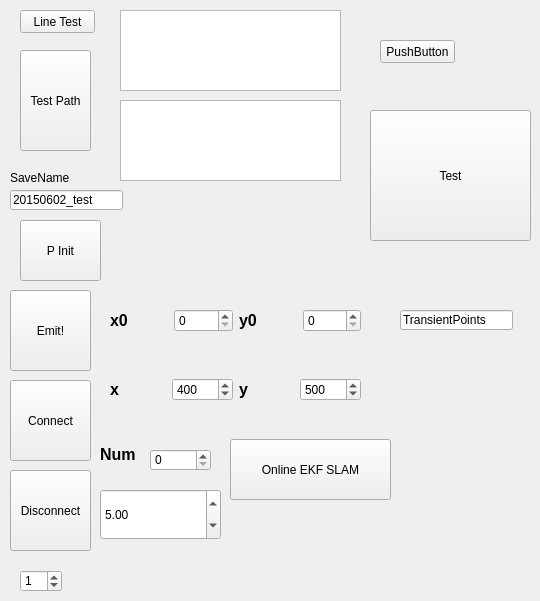
             <widget class="QWidget" name="tab_7">
              <attribute name="title">
               <string>OnlineSLAM</string>
              </attribute>
              <widget class="QPushButton" name="pushButton_24">
               <property name="geometry">
                <rect>
                 <x>20</x>
                 <y>50</y>
                 <width>71</width>
                 <height>101</height>
                </rect>
               </property>
               <property name="text">
                <string>Test Path</string>
               </property>
              </widget>
              <widget class="QLabel" name="label">
               <property name="geometry">
                <rect>
                 <x>100</x>
                 <y>439</y>
                 <width>51</width>
                 <height>31</height>
                </rect>
               </property>
               <property name="text">
                <string>&lt;html&gt;&lt;head/&gt;&lt;body&gt;&lt;p&gt;&lt;span style=&quot; font-size:12pt; font-weight:600;&quot;&gt;Num&lt;/span&gt;&lt;/p&gt;&lt;/body&gt;&lt;/html&gt;</string>
               </property>
              </widget>
              <widget class="QSpinBox" name="spinBox_slam_sceneNum">
               <property name="geometry">
                <rect>
                 <x>150</x>
                 <y>449</y>
                 <width>61</width>
                 <height>22</height>
                </rect>
               </property>
              </widget>
              <widget class="QWidget" name="horizontalLayoutWidget">
               <property name="geometry">
                <rect>
                 <x>110</x>
                 <y>290</y>
                 <width>251</width>
                 <height>61</height>
                </rect>
               </property>
               <layout class="QHBoxLayout" name="horizontalLayout_6">
                <item>
                 <widget class="QLabel" name="label_24">
                  <property name="text">
                   <string>&lt;html&gt;&lt;head/&gt;&lt;body&gt;&lt;p&gt;&lt;span style=&quot; font-size:12pt; font-weight:600;&quot;&gt;x0&lt;/span&gt;&lt;/p&gt;&lt;/body&gt;&lt;/html&gt;</string>
                  </property>
                 </widget>
                </item>
                <item>
                 <widget class="QSpinBox" name="spinBox_slam_x0_2"/>
                </item>
                <item>
                 <widget class="QLabel" name="label_28">
                  <property name="text">
                   <string>&lt;html&gt;&lt;head/&gt;&lt;body&gt;&lt;p&gt;&lt;span style=&quot; font-size:12pt; font-weight:600;&quot;&gt;y0&lt;/span&gt;&lt;/p&gt;&lt;/body&gt;&lt;/html&gt;</string>
                  </property>
                 </widget>
                </item>
                <item>
                 <widget class="QSpinBox" name="spinBox_slam_y0_2"/>
                </item>
               </layout>
              </widget>
              <widget class="QPushButton" name="pushButton_slam_EKFslam">
               <property name="geometry">
                <rect>
                 <x>230</x>
                 <y>439</y>
                 <width>161</width>
                 <height>61</height>
                </rect>
               </property>
               <property name="text">
                <string>Online EKF SLAM</string>
               </property>
              </widget>
              <widget class="QLabel" name="label_2">
               <property name="geometry">
                <rect>
                 <x>10</x>
                 <y>170</y>
                 <width>81</width>
                 <height>16</height>
                </rect>
               </property>
               <property name="text">
                <string>SaveName</string>
               </property>
              </widget>
              <widget class="QPushButton" name="pushButton_26">
               <property name="geometry">
                <rect>
                 <x>20</x>
                 <y>10</y>
                 <width>75</width>
                 <height>23</height>
                </rect>
               </property>
               <property name="text">
                <string>Line Test</string>
               </property>
              </widget>
              <widget class="QPushButton" name="pushButton_slam_p_init">
               <property name="geometry">
                <rect>
                 <x>20</x>
                 <y>220</y>
                 <width>81</width>
                 <height>61</height>
                </rect>
               </property>
               <property name="text">
                <string>P Init</string>
               </property>
              </widget>
              <widget class="QPushButton" name="pushButton_25">
               <property name="geometry">
                <rect>
                 <x>380</x>
                 <y>40</y>
                 <width>75</width>
                 <height>23</height>
                </rect>
               </property>
               <property name="text">
                <string>PushButton</string>
               </property>
              </widget>
              <widget class="QDoubleSpinBox" name="doubleSpinBox">
               <property name="geometry">
                <rect>
                 <x>100</x>
                 <y>489</y>
                 <width>121</width>
                 <height>51</height>
                </rect>
               </property>
               <property name="value">
                <double>5.000000000000000</double>
               </property>
              </widget>
              <widget class="QSpinBox" name="spinBox_slam_scene">
               <property name="geometry">
                <rect>
                 <x>20</x>
                 <y>570</y>
                 <width>42</width>
                 <height>22</height>
                </rect>
               </property>
               <property name="value">
                <number>1</number>
               </property>
              </widget>
              <widget class="QTextBrowser" name="textBrowser_slam">
               <property name="geometry">
                <rect>
                 <x>120</x>
                 <y>10</y>
                 <width>221</width>
                 <height>81</height>
                </rect>
               </property>
              </widget>
              <widget class="QPushButton" name="pushButton_23">
               <property name="geometry">
                <rect>
                 <x>370</x>
                 <y>110</y>
                 <width>161</width>
                 <height>131</height>
                </rect>
               </property>
               <property name="text">
                <string>Test</string>
               </property>
              </widget>
              <widget class="QLineEdit" name="lineEdit_slam_savename">
               <property name="geometry">
                <rect>
                 <x>10</x>
                 <y>190</y>
                 <width>113</width>
                 <height>20</height>
                </rect>
               </property>
               <property name="text">
                <string>20150602_test</string>
               </property>
              </widget>
              <widget class="QLineEdit" name="lineEdit_slam_tPoints">
               <property name="geometry">
                <rect>
                 <x>400</x>
                 <y>310</y>
                 <width>113</width>
                 <height>20</height>
                </rect>
               </property>
               <property name="text">
                <string>TransientPoints</string>
               </property>
              </widget>
              <widget class="QPushButton" name="pushButton_slam_emit">
               <property name="geometry">
                <rect>
                 <x>10</x>
                 <y>290</y>
                 <width>81</width>
                 <height>81</height>
                </rect>
               </property>
               <property name="text">
                <string>Emit!</string>
               </property>
              </widget>
              <widget class="QTextBrowser" name="textBrowser_slam_2">
               <property name="geometry">
                <rect>
                 <x>120</x>
                 <y>100</y>
                 <width>221</width>
                 <height>81</height>
                </rect>
               </property>
              </widget>
              <widget class="QWidget" name="horizontalLayoutWidget_2">
               <property name="geometry">
                <rect>
                 <x>110</x>
                 <y>359</y>
                 <width>251</width>
                 <height>61</height>
                </rect>
               </property>
               <layout class="QHBoxLayout" name="horizontalLayout_8">
                <item>
                 <widget class="QLabel" name="label_29">
                  <property name="text">
                   <string>&lt;html&gt;&lt;head/&gt;&lt;body&gt;&lt;p&gt;&lt;span style=&quot; font-size:12pt; font-weight:600;&quot;&gt;x&lt;/span&gt;&lt;/p&gt;&lt;/body&gt;&lt;/html&gt;</string>
                  </property>
                 </widget>
                </item>
                <item>
                 <widget class="QSpinBox" name="spinBox_slam_x_2">
                  <property name="maximum">
                   <number>10000</number>
                  </property>
                  <property name="value">
                   <number>400</number>
                  </property>
                 </widget>
                </item>
                <item>
                 <widget class="QLabel" name="label_30">
                  <property name="text">
                   <string>&lt;html&gt;&lt;head/&gt;&lt;body&gt;&lt;p&gt;&lt;span style=&quot; font-size:12pt; font-weight:600;&quot;&gt;y&lt;/span&gt;&lt;/p&gt;&lt;/body&gt;&lt;/html&gt;</string>
                  </property>
                 </widget>
                </item>
                <item>
                 <widget class="QSpinBox" name="spinBox_slam_y_2">
                  <property name="maximum">
                   <number>10000</number>
                  </property>
                  <property name="value">
                   <number>500</number>
                  </property>
                 </widget>
                </item>
               </layout>
              </widget>
              <widget class="QPushButton" name="pushButton_slam_connect">
               <property name="geometry">
                <rect>
                 <x>10</x>
                 <y>380</y>
                 <width>81</width>
                 <height>81</height>
                </rect>
               </property>
               <property name="text">
                <string>Connect</string>
               </property>
              </widget>
              <widget class="QPushButton" name="pushButton_slam_disconnect">
               <property name="geometry">
                <rect>
                 <x>10</x>
                 <y>470</y>
                 <width>81</width>
                 <height>81</height>
                </rect>
               </property>
               <property name="text">
                <string>Disconnect</string>
               </property>
              </widget>
             </widget>
